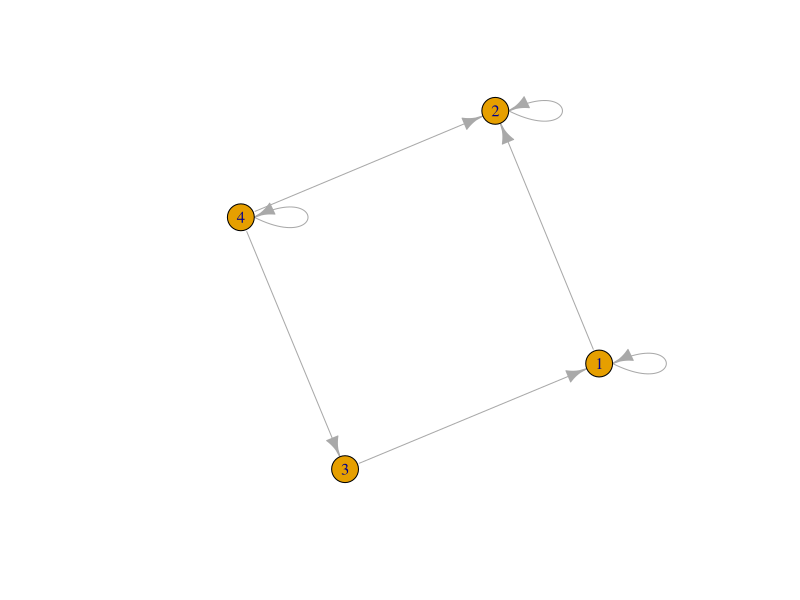

Write the R code that produced this figure.
install.packages("igraph")
install.packages('expm')
library(expm)
library(igraph)
g <-sample_gnm(4,m= 7, directed = TRUE,loops = 1)
g
plot(g)

#using teleporting factor 0.8
df <- data.frame(pr = page_rank(g, damping = 0.8,personalized=c(0,1,0,1))$vector)
df
#using teleporting factor 0.8
df1 <- data.frame(pr = page_rank(g, damping = 0.8)$vector)
df1
